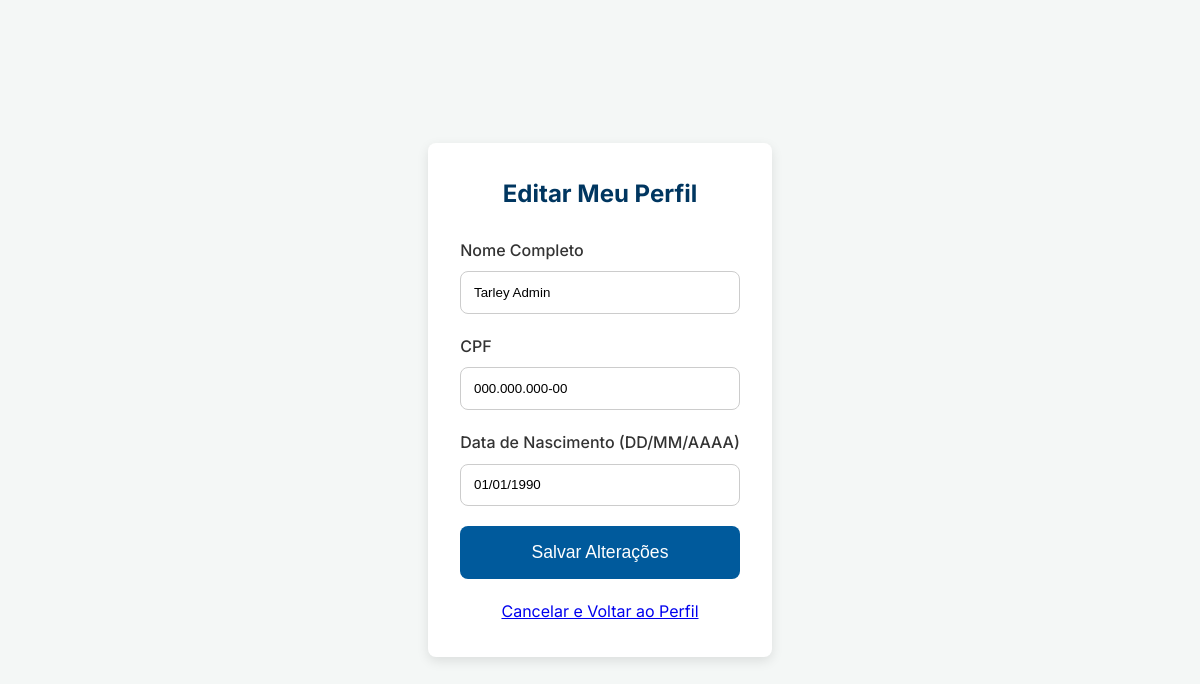
/perfil/editar (signed in), run on an earlier commit of the app's database.
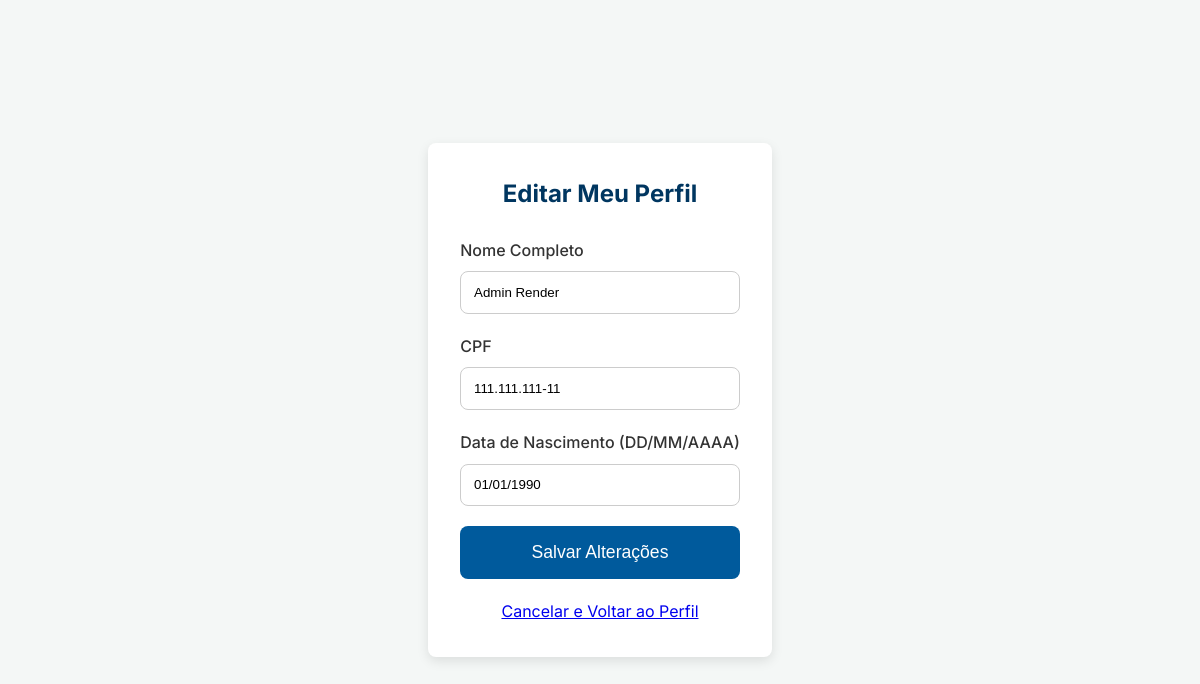
And on a later commit of the database.
### app/models.py (models this page shows, shortened)
class Aluno(db.Model):
    id = db.Column(db.Integer, primary_key=True)
    nome = db.Column(db.String(100), nullable=False)
    cpf = db.Column(db.String(14), unique=True, nullable=False)
    data_nascimento = db.Column(db.String(10), nullable=False)
    matricula = db.Column(db.String(20), unique=True, nullable=False)
    senha_hash = db.Column(db.String(128))  # Nunca guarde a senha em texto!
    is_admin = db.Column(db.Boolean, default=False)
    foto_url = db.Column(db.String(255))

### app/routes.py (the view)
@bp.route('/perfil/editar', methods=['GET', 'POST'])
def editar_perfil():
    if 'aluno_id' not in session:
        return redirect(url_for('main.login'))
    aluno = Aluno.query.get_or_404(session['aluno_id'])
    form = EditarPerfilForm()
    if form.validate_on_submit():
        aluno.nome = form.nome.data
        aluno.cpf = form.cpf.data
        aluno.data_nascimento = form.data_nascimento.data
        db.session.commit()
        flash('Seu perfil foi atualizado com sucesso!', 'success')
        return redirect(url_for('main.perfil'))
    elif request.method == 'GET':
        form.nome.data = aluno.nome
        form.cpf.data = aluno.cpf
        form.data_nascimento.data = aluno.data_nascimento
    return render_template('editar_perfil.html', title='Editar Perfil', form=form)

### app/forms.py
class EditarPerfilForm(FlaskForm):
    nome = StringField('Nome Completo', validators=[DataRequired()])
    cpf = StringField('CPF', validators=[DataRequired(), Length(min=14, max=14)])
    data_nascimento = StringField('Data de Nascimento (DD/MM/AAAA)', validators=[DataRequired()])
    submit = SubmitField('Salvar Alterações')

### app/templates/editar_perfil.html
{% extends "base.html" %}
{% block page_css %}
    <link rel="stylesheet" href="{{ url_for('static', filename='css/forms.css') }}">
{% endblock %}
{% block content %}
<div class="form-container">
    <h2>Editar Meu Perfil</h2>
    <form method="POST" action="">
        {{ form.hidden_tag() }} <div class="form-group">
            {{ form.nome.label }}
            {{ form.nome(class="form-control") }}
        </div>
        <div class="form-group">
            {{ form.cpf.label }}
            {{ form.cpf(class="form-control") }}
        </div>
        <div class="form-group">
            {{ form.data_nascimento.label }}
            {{ form.data_nascimento(class="form-control") }}
        </div>
        <div class="form-group">
            {{ form.submit(class="btn") }}
        </div>
    </form>
    <div class="back-link" style="margin-top: 1rem;">
        <a href="{{ url_for('main.perfil') }}">Cancelar e Voltar ao Perfil</a>
    </div>
</div>
{% endblock %}

What changed in the data, as far as the page shows it:
changed Aluno: nome "Tarley Admin" → "Admin Render"; cpf "000.000.000-00" → "111.111.111-11"
